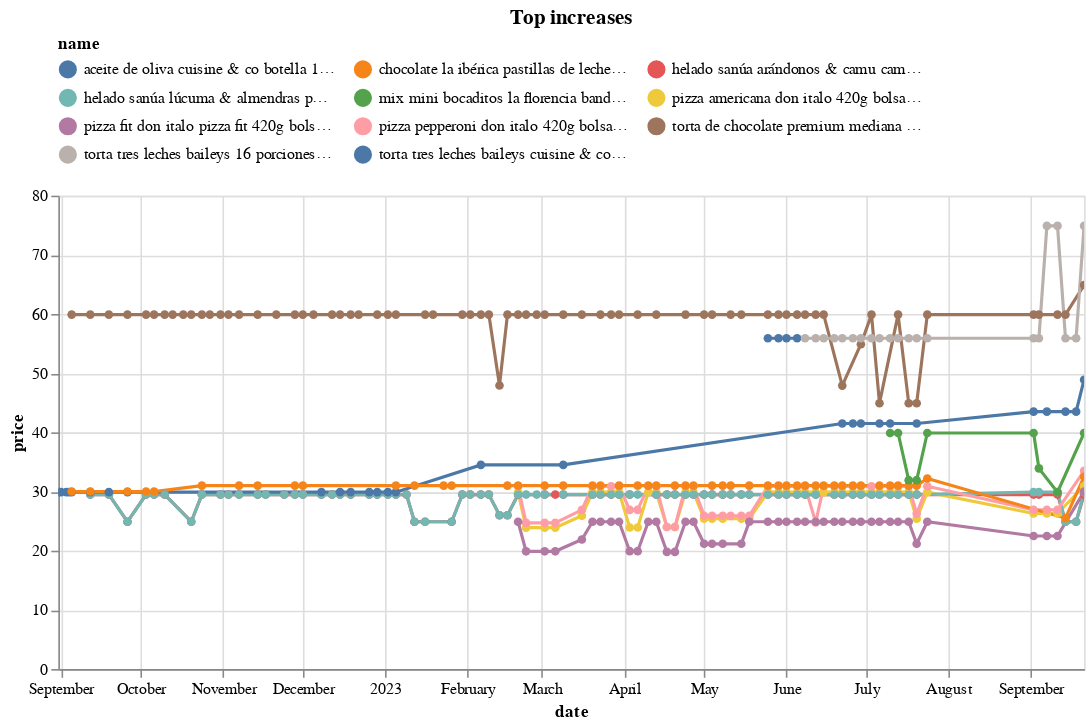

Notebook cell for this chart:
### Code cell
(top_changes_abs
 .sort_values('change')
 .tail(10)
 .pipe(plot_changes, 'Top increases')
)

### Figure 1 — Vega-Lite specification as saved in the notebook (floating-point values rounded to 4 significant figures; data arrays with more than 128 entries replaced by an {"elided": "..."} marker saying what was removed)
{"config": {"view": {"continuousWidth": 300, "continuousHeight": 300}, "legend": {"columns": 3, "orient": "top"}}, "data": {"name": "data-77a0a4556c6102c45d16f0d0af5a3fc3"}, "mark": {"type": "line", "point": true}, "encoding": {"color": {"field": "name", "scale": {"domain": ["aceite de oliva cuisine & co botella 1 lt (metro)", "chocolate la ibérica pastillas de leche de leche en pastillas caja 300gr (plaza_vea)", "helado sanúa arándonos & camu camu pote 300g (plaza_vea)", "helado sanúa lúcuma & almendras pote 300g (plaza_vea)", "mix mini bocaditos la florencia bandeja 46un (plaza_vea)", "pizza americana don italo 420g bolsa 1un (plaza_vea)", "pizza fit don italo pizza fit 420g bolsa 3un (plaza_vea)", "pizza pepperoni don italo 420g bolsa 1un (plaza_vea)", "torta de chocolate premium mediana (plaza_vea)", "torta tres leches baileys 16 porciones (metro)", "torta tres leches baileys cuisine & co 16 porciones (metro)"]}, "type": "nominal"}, "tooltip": [{"field": "name", "type": "nominal"}, {"field": "price", "type": "quantitative"}, {"field": "last_price", "type": "quantitative"}], "x": {"field": "date", "type": "temporal"}, "y": {"field": "price", "type": "quantitative"}}, "params": [{"name": "param_11", "select": {"type": "point", "fields": ["name"]}, "bind": "legend"}, {"name": "param_12", "select": {"type": "interval", "encodings": ["x", "y"]}, "bind": "scales"}], "title": "Top increases", "transform": [{"filter": {"param": "param_11"}}], "width": 650, "$schema": "https://vega.github.io/schema/vega-lite/v5.14.1.json", "datasets": {"data-77a0a4556c6102c45d16f0d0af5a3fc3": {"elided": "470 records"}}}
